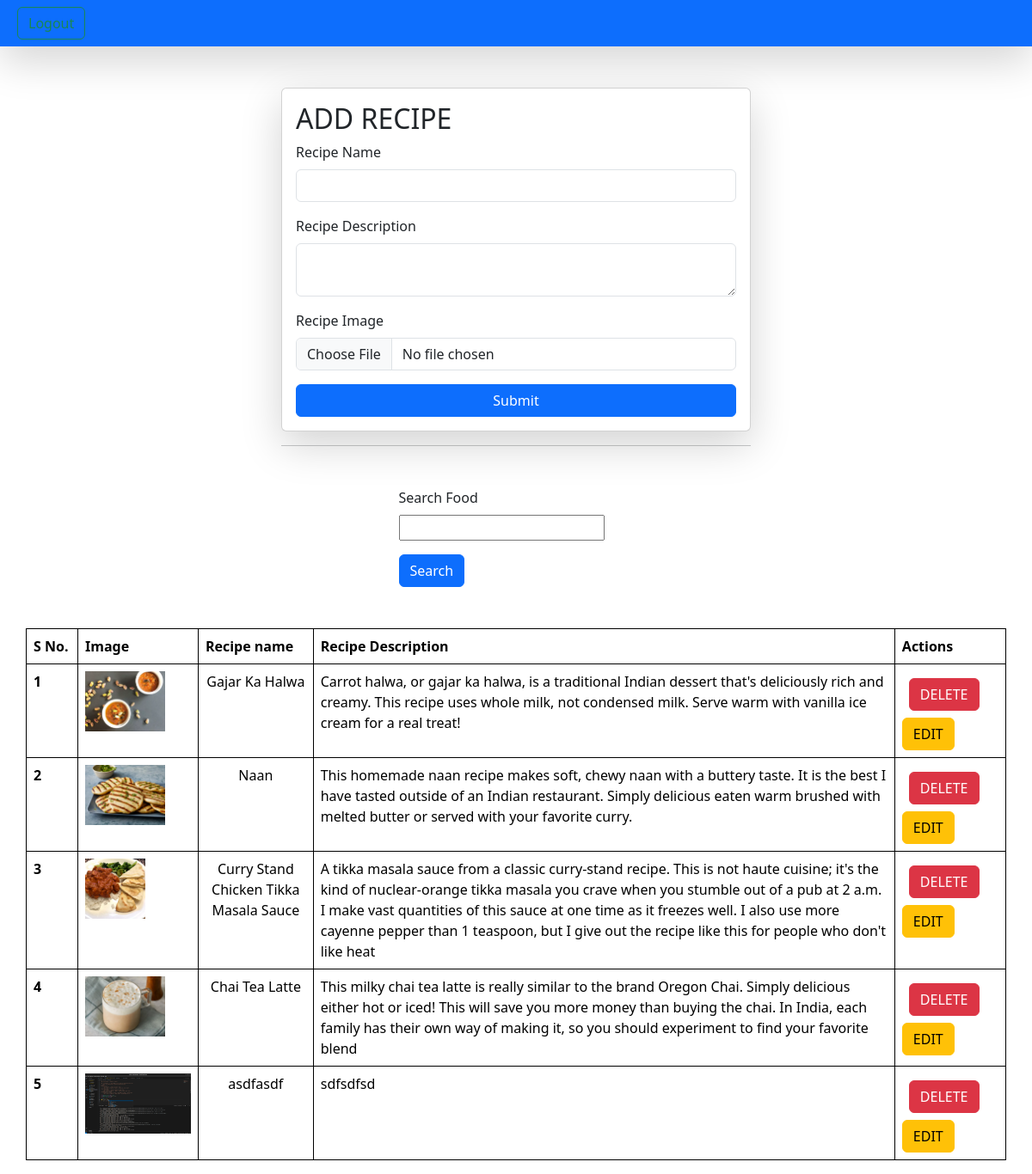
/receipes/ (signed in), run on the app's committed database.
### vege/models.py (models this page shows)
class Recipe(models.Model):
    user = models.ForeignKey(User, on_delete = models.SET_NULL, null = True, blank = True)
    receipe_name = models.CharField(max_length=100)
    receipe_description = models.TextField()
    receipe_image = models.ImageField(upload_to="receipe_images/")
    class Meta:
        db_table = 'vege_recipe'

### vege/views.py (the view, shortened to what this page needs)
# urls.py: path('receipes/', receipes, name='receipes'),
@login_required(login_url='/login/')
def receipes(request):
    queryset = Recipe.objects.all()
    if request.GET.get('search_food'):
        queryset = queryset.filter(receipe_name__icontains = request.GET.get('search_food'))
    context = {'recipes': queryset }
    return render(request, "recipies.html", context=context)

### vege/templates/recipies.html (shortened to what this page needs)
 <!DOCTYPE html>
<html lang="en">
<head>
    <link href="https://cdn.jsdelivr.net/npm/bootstrap@5.3.2/dist/css/bootstrap.min.css" rel="stylesheet">
</head>
<body>
    <nav class="navbar dark p-2 bg-primary shadow-lg">
        <div class="container-fluid">
          <form class="d-flex" role="search">
            <a href="/logout/" class="btn btn-outline-success" type="submit">Logout</a>
          </form>
        </div>
      </nav>
    <div class="container mt-5" >
        <div class="row">
            <div class="col-6 mx-auto">
                <form class="card p-3 shadow-lg" method="post" enctype="multipart/form-data">
                    <h2>ADD RECIPE</h2>
                    <div class="mb-3">
                        <label for="exampleInputEmail1" class="form-label">Recipe Name</label>
                        <input name="receipe_name" required type="text" class="form-control">
                    </div>
                    <div class="mb-3">
                        <label for="exampleInputPassword1" class="form-label">Recipe Description</label>
                        <textarea class="form-control" name="receipe_description"  required></textarea>
                    </div>
                    <div class="mb-3">
                        <label for="exampleInputPassword1" class="form-label">Recipe Image</label>
                        <input name="receipe_image" type="file" class="form-control">
                    </div>
                    <button type="submit" class="btn btn-primary">Submit</button>
                </form>
                <hr>
                <div class="mt-5">
                    <div class="mx-auto col-6">
                        <form>
                        <div class="mb-3">
                            <label for="exampleInputEmail1" class="form-label"> Search Food </label>
                            <input name="search_food" type="text">
                        </div>
                        <button type="submit" class="btn btn-primary"> Search</button>
                    </form>
                    </div>
                </div>
            </div>
            <table class="table table-bordered border-black mt-5">
                <thead>
                  <tr>
                    <th scope="col">S No.</th>
                    <th scope="col">Image</th>
                    <th scope="col">Recipe name</th>
                    <th scope="col">Recipe Description</th>
                    <th scope="col">Actions</th>
                  </tr>
                </thead>
                <tbody>
                    {% for recipe in recipes%}
                  <tr>
                    <th scope="row" style="width: 60px;">{{forloop.counter}}</th>
                    <td>
                        <img src="/media/{{recipe.receipe_image}}" style="height: 70px;"/> </td>
                    <td class="text-center">{{recipe.receipe_name}}</td>
                    <td>{{recipe.receipe_description}}</td>
                    <td>
                        <a href="/delete-recipe/{{recipe.id}}" class="btn btn-danger m-2"> DELETE</a>
                        <a href="/edit-recipe/{{recipe.id}}" class="btn btn-warning"> EDIT</a>
                    </td>
                  </tr>
                  {% endfor%}
                </tbody>
              </table>
        </div>
    </div>
</body>
</html>

### data on the page
Recipe: receipe_image (picture), receipe_name "Gajar Ka Halwa", receipe_description "Carrot halwa, or gajar ka halwa, is a traditional Indian dessert that's deliciously rich and creamy. This recipe uses whole milk, not condensed milk. Serve warm with vanilla ice cream for a real treat!"
Recipe: receipe_image (picture), receipe_name "Naan", receipe_description "This homemade naan recipe makes soft, chewy naan with a buttery taste. It is the best I have tasted outside of an Indian restaurant. Simply delicious eaten warm brushed with melted butter or served with your favorite curry."
Recipe: receipe_image (picture), receipe_name "Curry Stand Chicken Tikka Masala Sauce", receipe_description "A tikka masala sauce from a classic curry-stand recipe. This is not haute cuisine; it's the kind of nuclear-orange tikka masala you crave when you stumble out of a pub at 2 a.m. I make vast quantities of this sauce at one time as it freezes well. I also use more cayenne pepper than 1 teaspoon, but I give out the recipe like this for people who don't like heat"
Recipe: receipe_image (picture), receipe_name "Chai Tea Latte", receipe_description "This milky chai tea latte is really similar to the brand Oregon Chai. Simply delicious either hot or iced! This will save you more money than buying the chai. In India, each family has their own way of making it, so you should experiment to find your favorite blend"
Recipe: receipe_image (picture), receipe_name "asdfasdf", receipe_description "sdfsdfsd"
